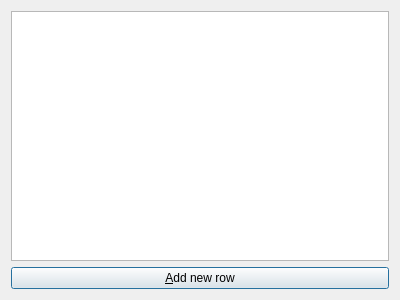
<?xml version="1.0" encoding="UTF-8"?>
<ui version="4.0">
 <class>QtDialog</class>
 <widget class="QDialog" name="QtDialog">
  <property name="geometry">
   <rect>
    <x>0</x>
    <y>0</y>
    <width>400</width>
    <height>300</height>
   </rect>
  </property>
  <property name="windowTitle">
   <string>QTreeViewExample1</string>
  </property>
  <layout class="QVBoxLayout" name="verticalLayout">
   <item>
    <widget class="QTreeView" name="tree">
     <property name="headerHidden">
      <bool>true</bool>
     </property>
    </widget>
   </item>
   <item>
    <widget class="QPushButton" name="button">
     <property name="text">
      <string>&amp;Add new row</string>
     </property>
    </widget>
   </item>
  </layout>
 </widget>
 <layoutdefault spacing="6" margin="11"/>
 <resources/>
 <connections/>
</ui>
